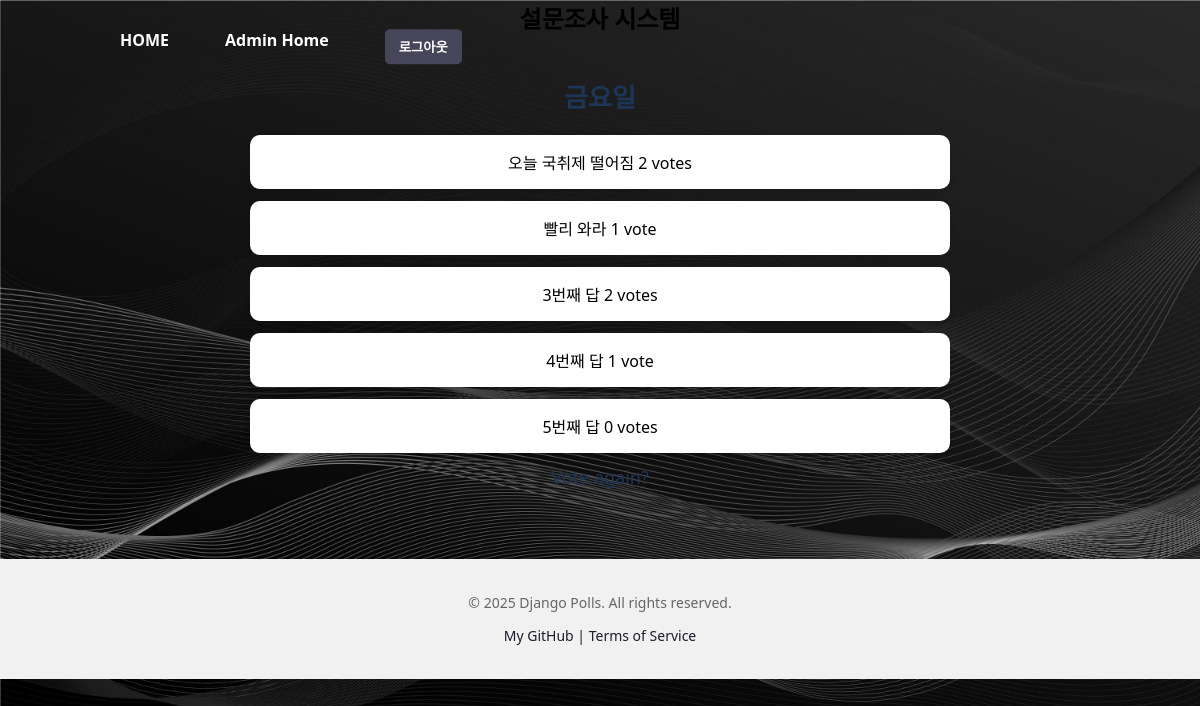
Screenshot of /polls/2/results/ (signed in) with the database file from the repository.
### polls/models.py (models this page shows, shortened)
class Question(models.Model):
    question_text = models.CharField(max_length=200)
    pub_date = models.DateTimeField('date published')

class Choice(models.Model):
    question = models.ForeignKey(Question, on_delete = models.CASCADE)
    choice_text = models.CharField(max_length=200)
    votes = models.IntegerField(default=0)

### polls/views.py (the view)
# urls.py: path("<int:pk>/results/", views.ResultsView.as_view(), name="results"),
class ResultsView(generic.DetailView):
    model = Question
    template_name = "polls/results.html"
    context_object_name = "question"

### templates/polls/results.html (shortened to what this page needs)
{% extends "polls/base.html" %}
{% load static %}
{% block content %}
<link rel="stylesheet" href="{% static 'polls/results.css' %}">
<div class="results-container">
  <h2 class="question-title">{{ question.question_text }}</h2>
  <ul class="result-list">
    {% for choice in question.choice_set.all %}
      <li>
        <span class="choice-text">{{ choice.choice_text }}</span>
        <span class="vote-count">{{ choice.votes }} vote{{ choice.votes|pluralize }}</span>
      </li>
    {% endfor %}
  </ul>
  <div class="vote-again">
    <a href="{% url 'polls:detail' question.id %}" class="vote-again-btn">Vote again?</a>
  </div>
</div>
{% endblock %}

### static/polls/css/index.css (style rules this page uses)
body { background: url("../img/backgrond.jpg") no-repeat top left; background-size: cover; min-height: 100vh ; background-attachment: fixed; color: rgb(255, 255, 255); font-family: 'Segoe UI', sans-serif; margin: 0; padding: 0; color: rgb(0, 0, 0); }
h2 { color: #333; font-size: 28px; margin-bottom: 20px; }
ul { list-style: none; padding: 0; margin: 0 auto; max-width: 700px; }
li { background-color: white; border-radius: 10px; margin-bottom: 12px; padding: 15px 20px; box-shadow: 0 2px 6px rgba(0, 0, 0, 0.1); transition: background-color 0.2s ease; }
a { text-decoration: none; font-size: 18px; color: #1d3557; }

### static/polls/css/detail.css (style rules this page uses)
.question-title { font-size: 26px; color: #1d3557; margin-bottom: 20px; }

### rows the page displays
Question: question_text "금요일"
Choice: choice_text "오늘 국취제 떨어짐", votes "2"
Choice: choice_text "빨리 와라", votes "1"
Choice: choice_text "3번째 답", votes "2"
Choice: choice_text "4번째 답", votes "1"
Choice: choice_text "5번째 답", votes "0"
